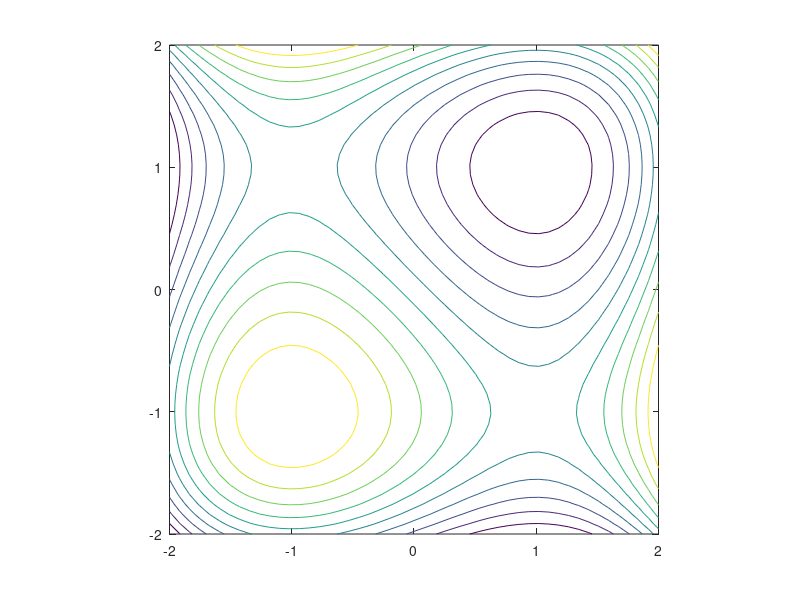

Source code (MATLAB): (Note: this script raises an error after producing the figure.)
clear all ;
clf ;

f = @(x,y) x.^3 + y.^3 - 3*x - 3*y ;
fV = @(v) f(v(1),v(2)) ;
dfx = @(x,y) 3*x.^2-3 ;
dfy = @(x,y) 3*y.^2-3 ;
dfV =@(v) [dfx(v(1),v(2)) ; dfy(v(1),v(2)) ] ;
a = -2 ; b = 2 ;
xb = linspace(a,b,50) ;
yb = linspace(a,b,50) ;

% f = @(x,y) sin(x).*cos(y) ;
% fV = @(v) f(v(1),v(2)) ;
% dfx = @(x,y) cos(x).*cos(y) ;
% dfy = @(x,y) -sin(x).*sin(y) ;
% a = 0 ; b = 6 ;
% xb = linspace(a,b,50) ;
% yb = linspace(a,b,50) ;

[X,Y] = meshgrid(xb, yb) ;
Z = f(X,Y) ;
contour(X,Y,Z) ;
hold on ;
axis equal ;

% [loc, val, flag, out] = fminsearch(fv, x0) ;
% [loc, val, flag, out] = fminunc(fV, x0) ;

% egyszerű gradiens alapú vonalmenti keresés
% Armijo feltétel
par.alfa0 = 0.99 ;
par.c1 = 0.6 ;
par.ro = 0.5 ;
par.fun = fV ;

x0 = [0.5; 0.8] ; % próbáljuk különböző kezdőpontokból
f0 = fV(x0) ;
df0 = dfV(x0) ;
nstep = 0 ;
flag = 0 ;
while true
  nstep = nstep + 1 ;
  p = -df0 ; 
  alfa = armijo(x0, f0, df0, p, par) ;
  if alfa<1e-9  flag=1; break ; end
  x1 = x0 + alfa*p ;
  f1 = fV(x1) ;
  df1 = dfV(x1) ;
  if norm(df1)<1e-6 flag=2 ;break ; end
  % if abs(f1-f0)<1e-9 flag=3; break ; end
  if abs(x1-x0)<1e-9 flag=4; break ; end
  x0 = x1 ;
  f0 = f1 ;
  df0 = df1 ;
end
fprintf("\nuser:\t x=(%.3f,%.3f) flag=%d nstep=%d\n", x0(1), x0(2), flag, nstep ) ;


[loc, val, flag, out] = fminsearch(fV, x0) ;
fprintf("\nfminisearch:\t x=(%.3f,%.3f) flag=%d nstep=%d\n", loc(1), loc(2), flag, out.iterations ) ;










function alfa=armijo(x,fx,dfx,p,par)
  alfa = par.alfa0 ;
  c1 = par.c1 ;
  ro = par.ro ;
  f = par.fun ;
  d = dot(dfx,p) ;
  while f(x+alfa*p) > fx + alfa*c1*d
    alfa = alfa*ro ;
  end
end
